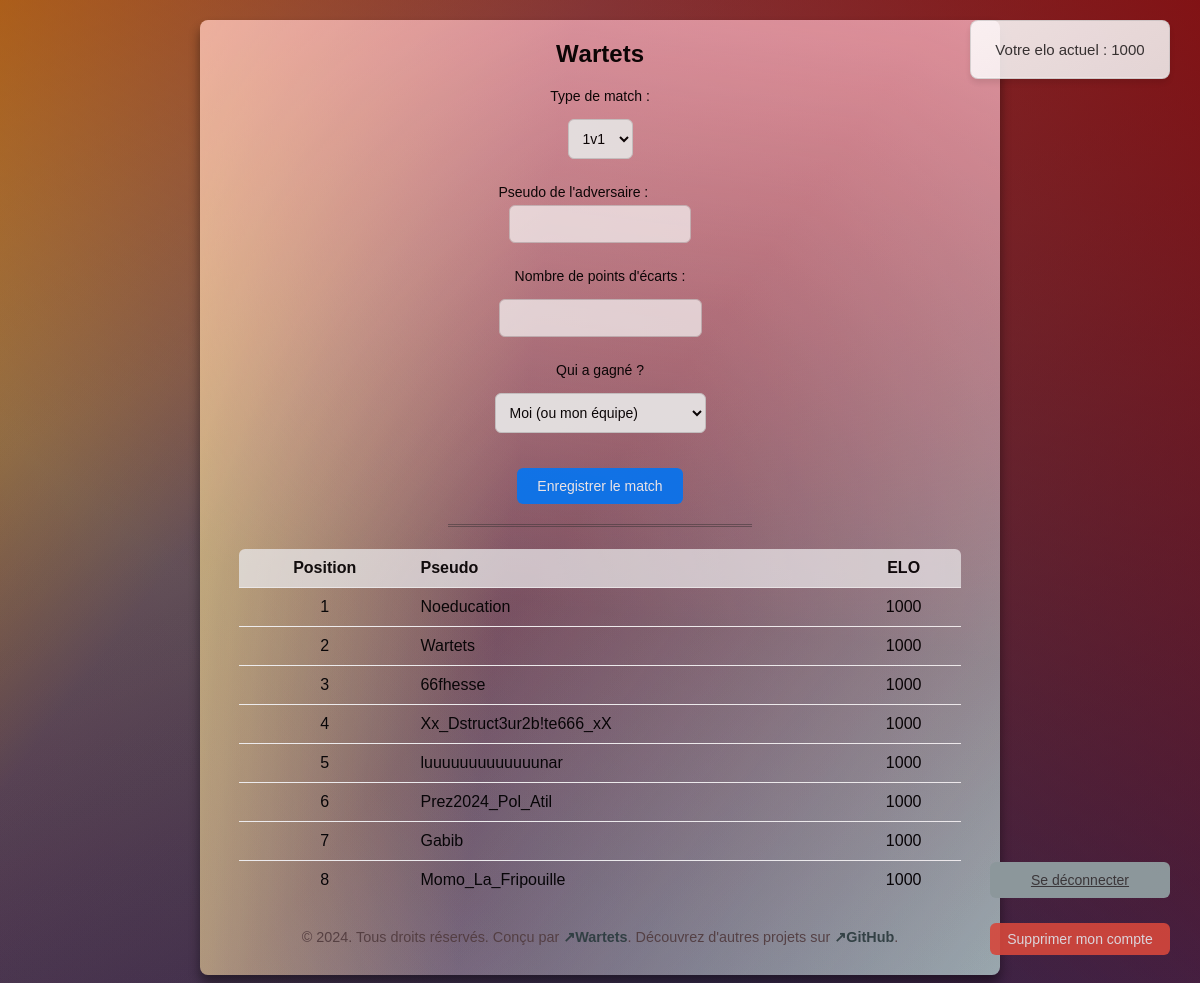
/ (signed in), run on the app's committed database.
### app.py (models this page shows)
class User(db.Model):
    id = db.Column(db.Integer, primary_key=True)
    username = db.Column(db.String(80), unique=True, nullable=False)
    password_hash = db.Column(db.String(120), nullable=False)
    elo = db.Column(db.Integer, default=1000)

### app.py (the view)
@app.route('/')
def index():
    if 'user_id' not in session:
        return redirect(url_for('login'))
    user = User.query.get(session['user_id'])
    leaderboard = User.query.order_by(User.elo.desc()).all()
    return render_template('index.html', user=user, leaderboard=leaderboard)

### templates/index.html (shortened to what this page needs)
<!DOCTYPE html>
<html lang="fr">
<head>
    <link rel="stylesheet" href="{{ url_for('static', filename='style.css') }}">
</head>
<body>
	<div id="elo-box">
		<p id="nbElo">Votre elo actuel : {{ user.elo }}</p>
	</div>
    <div class="container">
        <header>
            <h1><span>{{ user.username }}</span></h1>
        </header>
        <section class="log-button">
			<a href="{{ url_for('logout') }}" class="btn secondary">Se déconnecter</a>
			<form action="{{ url_for('delete_account') }}" method="POST" onsubmit="return confirm('Êtes-vous sûr de vouloir supprimer votre compte ?')">
				<button type="submit" class="btn danger">Supprimer mon compte</button>
			</form>
        </section>
		<section class="elo">
			<form action="{{ url_for('play_match') }}" method="POST" class="match-form" onsubmit="return validateMatchForm();">
				<label for="match_type">Type de match :</label>
				<select name="match_type" id="match_type" onchange="updateMatchForm();">
					<option value="1v1">1v1</option>
				</select>
				<div id="form-fields">
					<label for="player2_username">Pseudo de l'adversaire :</label>
					<input id="player2_username" name="player2_username" required>
				</div>
				<label for="points">Nombre de points d'écarts :</label>
				<input type="number" id="points" name="points" required>
				<label for="winner">Qui a gagné ?</label>
				<select name="winner" id="winner">
					<option value="1">Moi (ou mon équipe)</option>
				</select>
				<button type="submit" class="btn primary">Enregistrer le match</button>
			</form>
		</section>
		<hr>
        <section class="leaderboard">
            <table>
                <thead>
                    <tr>
                        <th style="text-align: center;">Position</th>
                        <th>Pseudo</th>
                        <th style="text-align: center;">ELO</th>
                    </tr>
                </thead>
                <tbody>
                    {% for player in leaderboard %}
                        <tr>
                            <td class="player-class" style="text-align: center;">{{ loop.index }}</td>
                            <td class="player-name">{{ player.username }}</td>
                            <td class="player-elo" style="text-align: center;">{{ player.elo }}</td>
                        </tr>
                    {% endfor %}
                </tbody>
            </table>
        </section>
		<footer>
			<p>&copy; 2024. Tous droits réservés. Conçu par
				<a href="https://wartets.github.io/Wartets/" target="_blank">&#x2197;Wartets</a>.
				<wbr>Découvrez d'autres projets sur <a href="https://github.com/wartets" target="_blank">&#x2197;GitHub</a>.
			</p>
		</footer>
    </div>
</body>
</html>

### static/style.css (style rules this page uses)
* { margin: auto; padding: 0; box-sizing: border-box; }
body { font-family: 'Arial', sans-serif; background-color: black; background: linear-gradient(217deg, rgba(139,0,0,.8), rgba(255,69,0,.1) 70.71%), linear-gradient(127deg, rgba(184,134,11,.8), rgba(34,139,34,.1) 30.71%), linear-gradient(336deg, rgba(25,25,112,.8), rgba(72,61,139,.1) 70.71%), linear-gradient(37deg, rgba(128,0,128,.2), rgba(139,0,139,.1) 30.71%), linear-gradient(156deg, rgba(128,128,128,.8), rgba(0,0,0,.9) 92.71%); color: #000; display: flex; justify-content: center; align-items: center; padding: 20px; }
.container { max-width: 800px; width: 90%; background-color: gray; background: linear-gradient(187deg, rgba(255,182,193,.8), rgba(255,160,122,.1) 60.71%), linear-gradient(97deg, rgba(240,230,140,.8), rgba(144,238,144,.1) 40.71%), linear-gradient(306deg, rgba(173,216,230,.8), rgba(123,104,238,.1) 50.71%), linear-gradient(47deg, rgba(238,130,238,.2), rgba(255,20,147,.1) 20.71%); padding: 20px; border-radius: 8px; opacity: 0.9; box-shadow: 0 8px 12px rgba(0, 0, 0, 0.5); }
header h1 { font-size: 24px; margin-bottom: 20px; text-align: center; }
#nbElo { font-size: 15px; }
button, .btn { margin: auto; background-color: #007bff; color: white; border: none; padding: 10px 20px; font-size: 14px; border-radius: 6px; cursor: pointer; transition: background-color 0.3s ease, transform 0.3s ease; margin-bottom: 10px; margin-top: 10px; }
.btn.danger { background-color: #e74c3c; padding: 8px 16px; opacity: 0.9; }
.btn.secondary { color: #3a3a3a; opacity: 1; background-color: #95a5a6; }
.btn.primary { opacity: .95; }
form { display: flex; flex-direction: column; gap: 10px; }
form input, form select { padding: 10px; font-size: 14px; border-radius: 6px; border: 1px solid #ccc; }
form input { width: 90%; opacity: 0.78; }
form input#points { width: auto; }
form label { font-size: 14px; }
form label { display: block; margin-bottom: 5px; }
form input, form select { display: block; margin-bottom: 15px; }
table { width: 95%; margin-top: 20px; border-collapse: separate; border-spacing: 0; border-radius: 6px; overflow: hidden }
table th, table td { padding: 10px; text-align: left; border-bottom: 1px solid #fff; }
table th { background-color: rgba(248, 249, 250, 0.8); }
table thead tr th { opacity: 0.95; }
table tr:last-child td { border-bottom: none; }
footer { display: flex; flex-direction: column; align-items: center; gap: 20px; margin-top: 30px; }
.log-button { display: flex; flex-direction: column; align-items: center; margin-top: 10px; margin-bottom: 10px; }
footer { text-align: center; margin-top: 20px; padding: 10px; color: rgba(82, 60, 60, 0.9); font-size: 0.9rem; }
footer a { color: rgba(40, 60, 60, 0.9); text-decoration: none; font-weight: bold; transition: color 0.3s ease; }
#elo-box { position: fixed; top: 20px; right: 30px; background: linear-gradient(145deg, rgba(255, 255, 255, 0.9), rgba(245, 245, 245, 0.9)); box-shadow: 0 4px 6px rgba(0, 0, 0, 0.1), 0 -1px 0 rgba(255, 255, 255, 0.3) inset; border: 1px solid rgba(200, 200, 200, 0.7); border-radius: 8px; padding: 20px 20px; min-width: 200px; font-size: 16px; color: #333; display: flex; text-align: center; justify-content: center; align-items: center; z-index: 1; opacity: 0.95; transition: transform 0.3s ease-in-out, opacity 0.3s ease-in-out; height: auto; flex-direction: column; }
.log-button { position: fixed; bottom: 20px; right: 30px; display: flex; flex-direction: column; align-items: center; gap: 5px; z-index: 2; }
.log-button .btn { width: 180px; display: flex; text-align: center; justify-content: center; align-items: center; }
hr { margin-top: 10px; width: 40%; border: none; border-top: 3px double #333; color: rgba(245, 140, 150, 0.8); opacity: .5; overflow: visible; text-align: center; height: 5px; }

### data on the page
User: elo "1000", username "Wartets"
User: username "Noeducation", elo "1000"
User: username "66fhesse", elo "1000"
User: username "Xx_Dstruct3ur2b!te666_xX", elo "1000"
User: username "luuuuuuuuuuuuunar", elo "1000"
User: username "Prez2024_Pol_Atil", elo "1000"
User: username "Gabib", elo "1000"
User: username "Momo_La_Fripouille", elo "1000"
